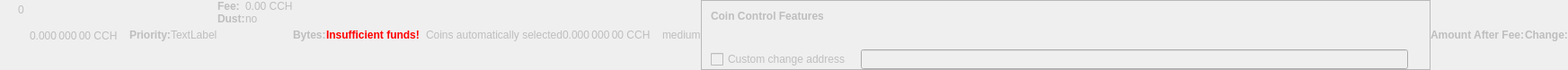
    <widget class="QWidget" name="dummyHideWidget" native="true">
     <property name="enabled">
      <bool>false</bool>
     </property>
     <property name="maximumSize">
      <size>
       <width>100</width>
       <height>22</height>
      </size>
     </property>
     <layout class="QHBoxLayout" name="dummyHideLayout">
      <property name="spacing">
       <number>0</number>
      </property>
      <property name="leftMargin">
       <number>0</number>
      </property>
      <property name="topMargin">
       <number>0</number>
      </property>
      <property name="rightMargin">
       <number>0</number>
      </property>
      <property name="bottomMargin">
       <number>0</number>
      </property>
      <item>
       <layout class="QFormLayout" name="formLayoutCoinControl1">
        <property name="horizontalSpacing">
         <number>10</number>
        </property>
        <property name="verticalSpacing">
         <number>14</number>
        </property>
        <property name="leftMargin">
         <number>10</number>
        </property>
        <property name="topMargin">
         <number>4</number>
        </property>
        <property name="rightMargin">
         <number>6</number>
        </property>
        <item row="0" column="1">
         <widget class="QLabel" name="labelCoinControlBytes">
          <property name="cursor">
           <cursorShape>IBeamCursor</cursorShape>
          </property>
          <property name="contextMenuPolicy">
           <enum>Qt::ActionsContextMenu</enum>
          </property>
          <property name="text">
           <string notr="true">0</string>
          </property>
          <property name="textInteractionFlags">
           <set>Qt::LinksAccessibleByMouse|Qt::TextSelectableByKeyboard|Qt::TextSelectableByMouse</set>
          </property>
         </widget>
        </item>
       </layout>
      </item>
      <item>
       <widget class="QLabel" name="labelCoinControlAfterFee">
        <property name="enabled">
         <bool>false</bool>
        </property>
        <property name="sizePolicy">
         <sizepolicy hsizetype="Fixed" vsizetype="Fixed">
          <horstretch>0</horstretch>
          <verstretch>0</verstretch>
         </sizepolicy>
        </property>
        <property name="minimumSize">
         <size>
          <width>111</width>
          <height>12</height>
         </size>
        </property>
        <property name="maximumSize">
         <size>
          <width>111</width>
          <height>12</height>
         </size>
        </property>
        <property name="cursor">
         <cursorShape>IBeamCursor</cursorShape>
        </property>
        <property name="contextMenuPolicy">
         <enum>Qt::ActionsContextMenu</enum>
        </property>
        <property name="text">
         <string notr="true">0.000 000 00 CCH</string>
        </property>
        <property name="textInteractionFlags">
         <set>Qt::LinksAccessibleByMouse|Qt::TextSelectableByKeyboard|Qt::TextSelectableByMouse</set>
        </property>
       </widget>
      </item>
      <item>
       <widget class="QLabel" name="labelCoinControlPriorityText">
        <property name="enabled">
         <bool>false</bool>
        </property>
        <property name="font">
         <font>
          <weight>75</weight>
          <bold>true</bold>
         </font>
        </property>
        <property name="text">
         <string>Priority:</string>
        </property>
       </widget>
      </item>
      <item>
       <layout class="QHBoxLayout" name="horizontalLayout">
        <item>
         <widget class="QLabel" name="WarningLabel">
          <property name="text">
           <string>TextLabel</string>
          </property>
         </widget>
        </item>
       </layout>
      </item>
      <item>
       <layout class="QFormLayout" name="formLayoutCoinControl3">
        <property name="horizontalSpacing">
         <number>0</number>
        </property>
        <property name="verticalSpacing">
         <number>0</number>
        </property>
        <property name="leftMargin">
         <number>0</number>
        </property>
        <property name="topMargin">
         <number>0</number>
        </property>
        <property name="rightMargin">
         <number>0</number>
        </property>
        <item row="0" column="0">
         <widget class="QLabel" name="labelCoinControlFeeText">
          <property name="enabled">
           <bool>false</bool>
          </property>
          <property name="font">
           <font>
            <weight>75</weight>
            <bold>true</bold>
           </font>
          </property>
          <property name="text">
           <string>Fee:</string>
          </property>
          <property name="margin">
           <number>0</number>
          </property>
         </widget>
        </item>
        <item row="0" column="1">
         <widget class="QLabel" name="labelCoinControlFee">
          <property name="enabled">
           <bool>false</bool>
          </property>
          <property name="cursor">
           <cursorShape>IBeamCursor</cursorShape>
          </property>
          <property name="contextMenuPolicy">
           <enum>Qt::ActionsContextMenu</enum>
          </property>
          <property name="text">
           <string notr="true">0.00 CCH</string>
          </property>
          <property name="textInteractionFlags">
           <set>Qt::LinksAccessibleByMouse|Qt::TextSelectableByKeyboard|Qt::TextSelectableByMouse</set>
          </property>
         </widget>
        </item>
        <item row="1" column="0">
         <widget class="QLabel" name="labelCoinControlLowOutputText">
          <property name="enabled">
           <bool>false</bool>
          </property>
          <property name="font">
           <font>
            <weight>75</weight>
            <bold>true</bold>
           </font>
          </property>
          <property name="text">
           <string>Dust:</string>
          </property>
         </widget>
        </item>
        <item row="1" column="1">
         <widget class="QLabel" name="labelCoinControlLowOutput">
          <property name="enabled">
           <bool>false</bool>
          </property>
          <property name="cursor">
           <cursorShape>IBeamCursor</cursorShape>
          </property>
          <property name="contextMenuPolicy">
           <enum>Qt::ActionsContextMenu</enum>
          </property>
          <property name="text">
           <string>no</string>
          </property>
          <property name="textInteractionFlags">
           <set>Qt::LinksAccessibleByMouse|Qt::TextSelectableByKeyboard|Qt::TextSelectableByMouse</set>
          </property>
         </widget>
        </item>
       </layout>
      </item>
      <item>
       <widget class="QLabel" name="labelCoinControlBytesText">
        <property name="enabled">
         <bool>false</bool>
        </property>
        <property name="font">
         <font>
          <weight>75</weight>
          <bold>true</bold>
         </font>
        </property>
        <property name="text">
         <string>Bytes:</string>
        </property>
       </widget>
      </item>
      <item>
       <layout class="QFormLayout" name="formLayoutCoinControl2">
        <property name="horizontalSpacing">
         <number>0</number>
        </property>
        <property name="verticalSpacing">
         <number>0</number>
        </property>
        <property name="leftMargin">
         <number>0</number>
        </property>
        <property name="topMargin">
         <number>0</number>
        </property>
        <property name="rightMargin">
         <number>0</number>
        </property>
       </layout>
      </item>
      <item>
       <layout class="QHBoxLayout" name="horizontalLayoutCoinControl2">
        <property name="spacing">
         <number>0</number>
        </property>
        <property name="bottomMargin">
         <number>0</number>
        </property>
       </layout>
      </item>
      <item>
       <widget class="QLabel" name="labelCoinControlInsuffFunds">
        <property name="enabled">
         <bool>false</bool>
        </property>
        <property name="minimumSize">
         <size>
          <width>0</width>
          <height>0</height>
         </size>
        </property>
        <property name="font">
         <font>
          <weight>75</weight>
          <bold>true</bold>
         </font>
        </property>
        <property name="styleSheet">
         <string notr="true">color:red;font-weight:bold;</string>
        </property>
        <property name="text">
         <string>Insufficient funds!</string>
        </property>
        <property name="margin">
         <number>5</number>
        </property>
       </widget>
      </item>
      <item>
       <layout class="QFormLayout" name="formLayoutCoinControl4">
        <property name="horizontalSpacing">
         <number>0</number>
        </property>
        <property name="verticalSpacing">
         <number>0</number>
        </property>
        <property name="leftMargin">
         <number>0</number>
        </property>
        <property name="topMargin">
         <number>0</number>
        </property>
        <property name="rightMargin">
         <number>0</number>
        </property>
       </layout>
      </item>
      <item>
       <widget class="QLabel" name="labelCoinControlChangeLabel">
        <property name="enabled">
         <bool>false</bool>
        </property>
        <property name="sizePolicy">
         <sizepolicy hsizetype="Preferred" vsizetype="Expanding">
          <horstretch>0</horstretch>
          <verstretch>0</verstretch>
         </sizepolicy>
        </property>
        <property name="minimumSize">
         <size>
          <width>0</width>
          <height>0</height>
         </size>
        </property>
        <property name="text">
         <string/>
        </property>
        <property name="margin">
         <number>3</number>
        </property>
       </widget>
      </item>
      <item>
       <widget class="QLabel" name="labelCoinControlAutomaticallySelected">
        <property name="enabled">
         <bool>false</bool>
        </property>
        <property name="sizePolicy">
         <sizepolicy hsizetype="Fixed" vsizetype="Fixed">
          <horstretch>0</horstretch>
          <verstretch>0</verstretch>
         </sizepolicy>
        </property>
        <property name="minimumSize">
         <size>
          <width>0</width>
          <height>0</height>
         </size>
        </property>
        <property name="maximumSize">
         <size>
          <width>240</width>
          <height>16777215</height>
         </size>
        </property>
        <property name="text">
         <string>Coins automatically selected</string>
        </property>
        <property name="margin">
         <number>5</number>
        </property>
       </widget>
      </item>
      <item>
       <widget class="QLabel" name="labelCoinControlChange">
        <property name="enabled">
         <bool>false</bool>
        </property>
        <property name="sizePolicy">
         <sizepolicy hsizetype="Fixed" vsizetype="Fixed">
          <horstretch>0</horstretch>
          <verstretch>0</verstretch>
         </sizepolicy>
        </property>
        <property name="minimumSize">
         <size>
          <width>111</width>
          <height>0</height>
         </size>
        </property>
        <property name="maximumSize">
         <size>
          <width>111</width>
          <height>16777215</height>
         </size>
        </property>
        <property name="cursor">
         <cursorShape>IBeamCursor</cursorShape>
        </property>
        <property name="contextMenuPolicy">
         <enum>Qt::ActionsContextMenu</enum>
        </property>
        <property name="text">
         <string notr="true">0.000 000 00 CCH</string>
        </property>
        <property name="textInteractionFlags">
         <set>Qt::LinksAccessibleByMouse|Qt::TextSelectableByKeyboard|Qt::TextSelectableByMouse</set>
        </property>
       </widget>
      </item>
      <item>
       <widget class="QLabel" name="labelCoinControlPriority">
        <property name="enabled">
         <bool>false</bool>
        </property>
        <property name="cursor">
         <cursorShape>IBeamCursor</cursorShape>
        </property>
        <property name="contextMenuPolicy">
         <enum>Qt::ActionsContextMenu</enum>
        </property>
        <property name="text">
         <string>medium</string>
        </property>
        <property name="textInteractionFlags">
         <set>Qt::LinksAccessibleByMouse|Qt::TextSelectableByKeyboard|Qt::TextSelectableByMouse</set>
        </property>
       </widget>
      </item>
      <item>
       <widget class="QFrame" name="frameCoinControl">
        <property name="sizePolicy">
         <sizepolicy hsizetype="Expanding" vsizetype="Expanding">
          <horstretch>0</horstretch>
          <verstretch>0</verstretch>
         </sizepolicy>
        </property>
        <property name="maximumSize">
         <size>
          <width>16777215</width>
          <height>16777215</height>
         </size>
        </property>
        <property name="frameShape">
         <enum>QFrame::StyledPanel</enum>
        </property>
        <property name="frameShadow">
         <enum>QFrame::Sunken</enum>
        </property>
        <layout class="QVBoxLayout" name="verticalLayoutCoinControl2_2">
         <property name="spacing">
          <number>0</number>
         </property>
         <property name="leftMargin">
          <number>0</number>
         </property>
         <property name="topMargin">
          <number>0</number>
         </property>
         <property name="rightMargin">
          <number>0</number>
         </property>
         <property name="bottomMargin">
          <number>0</number>
         </property>
         <item>
          <layout class="QVBoxLayout" name="verticalLayoutCoinControl" stretch="0,0,0,1">
           <property name="spacing">
            <number>0</number>
           </property>
           <property name="leftMargin">
            <number>10</number>
           </property>
           <property name="topMargin">
            <number>10</number>
           </property>
           <item>
            <layout class="QHBoxLayout" name="horizontalLayoutCoinControl1">
             <property name="bottomMargin">
              <number>15</number>
             </property>
             <item>
              <widget class="QLabel" name="labelCoinControlFeatures">
               <property name="enabled">
                <bool>false</bool>
               </property>
               <property name="sizePolicy">
                <sizepolicy hsizetype="Preferred" vsizetype="Maximum">
                 <horstretch>0</horstretch>
                 <verstretch>0</verstretch>
                </sizepolicy>
               </property>
               <property name="font">
                <font>
                 <weight>75</weight>
                 <bold>true</bold>
                </font>
               </property>
               <property name="styleSheet">
                <string notr="true">font-weight:bold;</string>
               </property>
               <property name="text">
                <string>Coin Control Features</string>
               </property>
              </widget>
             </item>
            </layout>
           </item>
           <item>
            <widget class="QWidget" name="widgetCoinControl" native="true">
             <property name="sizePolicy">
              <sizepolicy hsizetype="Preferred" vsizetype="Preferred">
               <horstretch>0</horstretch>
               <verstretch>0</verstretch>
              </sizepolicy>
             </property>
             <property name="minimumSize">
              <size>
               <width>0</width>
               <height>0</height>
              </size>
             </property>
             <property name="styleSheet">
              <string notr="true"/>
             </property>
             <layout class="QHBoxLayout" name="horizontalLayoutCoinControl5_2">
              <property name="leftMargin">
               <number>0</number>
              </property>
              <property name="topMargin">
               <number>0</number>
              </property>
              <property name="rightMargin">
               <number>0</number>
              </property>
              <property name="bottomMargin">
               <number>0</number>
              </property>
              <item>
               <layout class="QHBoxLayout" name="horizontalLayoutCoinControl3">
                <property name="spacing">
                 <number>20</number>
                </property>
                <property name="topMargin">
                 <number>0</number>
                </property>
                <property name="bottomMargin">
                 <number>10</number>
                </property>
               </layout>
              </item>
             </layout>
            </widget>
           </item>
           <item>
            <layout class="QHBoxLayout" name="horizontalLayoutCoinControl4" stretch="0,0,0">
             <property name="spacing">
              <number>12</number>
             </property>
             <property name="sizeConstraint">
              <enum>QLayout::SetDefaultConstraint</enum>
             </property>
             <property name="topMargin">
              <number>5</number>
             </property>
             <property name="rightMargin">
              <number>5</number>
             </property>
             <item>
              <widget class="QCheckBox" name="checkBoxCoinControlChange">
               <property name="enabled">
                <bool>false</bool>
               </property>
               <property name="toolTip">
                <string>If this is activated, but the change address is empty or invalid, change will be sent to a newly generated address.</string>
               </property>
               <property name="text">
                <string>Custom change address</string>
               </property>
              </widget>
             </item>
             <item>
              <widget class="QValidatedLineEdit" name="lineEditCoinControlChange">
               <property name="enabled">
                <bool>false</bool>
               </property>
               <property name="sizePolicy">
                <sizepolicy hsizetype="Expanding" vsizetype="Fixed">
                 <horstretch>0</horstretch>
                 <verstretch>0</verstretch>
                </sizepolicy>
               </property>
              </widget>
             </item>
             <item>
              <widget class="QLabel" name="labelCoinControlChangeLabel_2">
               <property name="sizePolicy">
                <sizepolicy hsizetype="Preferred" vsizetype="Expanding">
                 <horstretch>0</horstretch>
                 <verstretch>0</verstretch>
                </sizepolicy>
               </property>
               <property name="minimumSize">
                <size>
                 <width>0</width>
                 <height>0</height>
                </size>
               </property>
               <property name="text">
                <string/>
               </property>
               <property name="margin">
                <number>3</number>
               </property>
              </widget>
             </item>
            </layout>
           </item>
           <item>
            <spacer name="verticalSpacerCoinControl">
             <property name="orientation">
              <enum>Qt::Vertical</enum>
             </property>
             <property name="sizeHint" stdset="0">
              <size>
               <width>800</width>
               <height>1</height>
              </size>
             </property>
            </spacer>
           </item>
          </layout>
         </item>
        </layout>
       </widget>
      </item>
      <item>
       <widget class="QLabel" name="labelCoinControlAfterFeeText">
        <property name="enabled">
         <bool>false</bool>
        </property>
        <property name="minimumSize">
         <size>
          <width>0</width>
          <height>0</height>
         </size>
        </property>
        <property name="maximumSize">
         <size>
          <width>16777215</width>
          <height>16777215</height>
         </size>
        </property>
        <property name="font">
         <font>
          <weight>75</weight>
          <bold>true</bold>
         </font>
        </property>
        <property name="text">
         <string>Amount After Fee:</string>
        </property>
        <property name="alignment">
         <set>Qt::AlignLeading|Qt::AlignLeft|Qt::AlignVCenter</set>
        </property>
        <property name="margin">
         <number>0</number>
        </property>
       </widget>
      </item>
      <item>
       <widget class="QLabel" name="labelCoinControlChangeText">
        <property name="enabled">
         <bool>false</bool>
        </property>
        <property name="sizePolicy">
         <sizepolicy hsizetype="Preferred" vsizetype="Preferred">
          <horstretch>0</horstretch>
          <verstretch>0</verstretch>
         </sizepolicy>
        </property>
        <property name="minimumSize">
         <size>
          <width>0</width>
          <height>0</height>
         </size>
        </property>
        <property name="maximumSize">
         <size>
          <width>16777215</width>
          <height>16777215</height>
         </size>
        </property>
        <property name="font">
         <font>
          <weight>75</weight>
          <bold>true</bold>
         </font>
        </property>
        <property name="text">
         <string>Change:</string>
        </property>
        <property name="alignment">
         <set>Qt::AlignLeading|Qt::AlignLeft|Qt::AlignVCenter</set>
        </property>
       </widget>
      </item>
     </layout>
    </widget>
